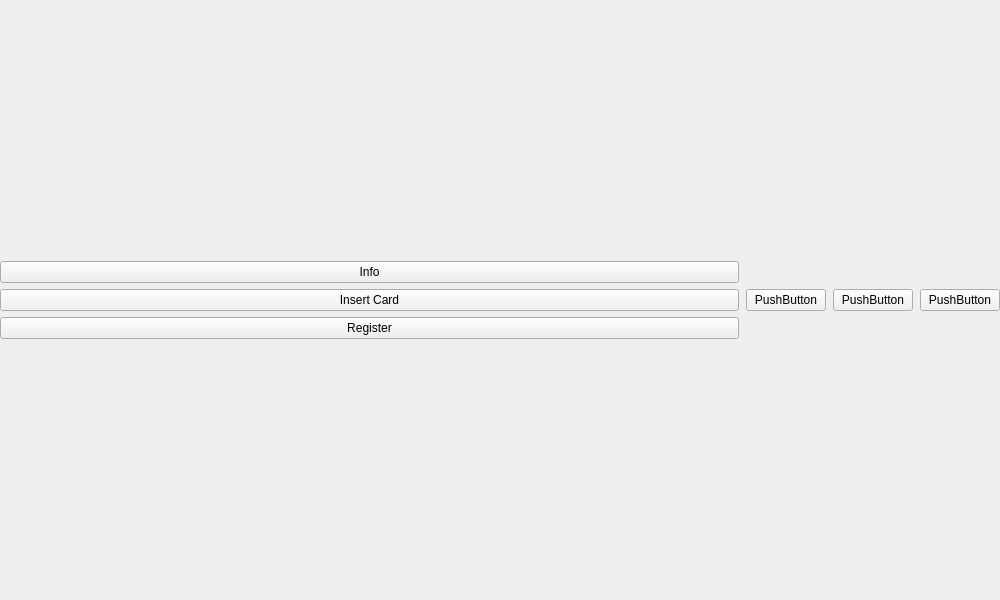
<?xml version="1.0" encoding="UTF-8"?>
<ui version="4.0">
 <class>MainWindow</class>
 <widget class="QMainWindow" name="MainWindow">
  <property name="geometry">
   <rect>
    <x>0</x>
    <y>0</y>
    <width>1000</width>
    <height>600</height>
   </rect>
  </property>
  <property name="windowTitle">
   <string>MainWindow</string>
  </property>
  <widget class="QWidget" name="centralwidget">
   <layout class="QHBoxLayout" name="horizontalLayout_2">
    <property name="leftMargin">
     <number>0</number>
    </property>
    <property name="topMargin">
     <number>0</number>
    </property>
    <property name="rightMargin">
     <number>0</number>
    </property>
    <property name="bottomMargin">
     <number>0</number>
    </property>
    <item>
     <layout class="QHBoxLayout" name="centralWidgetLayout">
      <property name="spacing">
       <number>7</number>
      </property>
      <item>
       <widget class="QStackedWidget" name="stackedWidget">
        <widget class="QWidget" name="pageMain">
         <layout class="QVBoxLayout" name="verticalLayout_2">
          <property name="leftMargin">
           <number>0</number>
          </property>
          <property name="topMargin">
           <number>0</number>
          </property>
          <property name="rightMargin">
           <number>0</number>
          </property>
          <property name="bottomMargin">
           <number>0</number>
          </property>
          <item>
           <layout class="QVBoxLayout" name="pageMainLayout">
            <item>
             <widget class="QPushButton" name="btnInfo">
              <property name="text">
               <string>Info</string>
              </property>
             </widget>
            </item>
            <item>
             <widget class="QPushButton" name="btnInsert">
              <property name="text">
               <string>Insert Card</string>
              </property>
             </widget>
            </item>
            <item>
             <widget class="QPushButton" name="btnRegister">
              <property name="text">
               <string>Register</string>
              </property>
             </widget>
            </item>
           </layout>
          </item>
         </layout>
        </widget>
        <widget class="QWidget" name="pageInfo">
         <widget class="QPushButton" name="btnBack">
          <property name="geometry">
           <rect>
            <x>20</x>
            <y>20</y>
            <width>80</width>
            <height>25</height>
           </rect>
          </property>
          <property name="text">
           <string>Back</string>
          </property>
         </widget>
         <widget class="QLabel" name="label">
          <property name="geometry">
           <rect>
            <x>180</x>
            <y>210</y>
            <width>361</width>
            <height>121</height>
           </rect>
          </property>
          <property name="styleSheet">
           <string notr="true">font: 24pt &quot;MS Shell Dlg 2&quot;;
color: black</string>
          </property>
          <property name="text">
           <string>Very Important Info</string>
          </property>
         </widget>
        </widget>
       </widget>
      </item>
      <item>
       <widget class="QPushButton" name="pushButton_3">
        <property name="text">
         <string>PushButton</string>
        </property>
       </widget>
      </item>
      <item>
       <widget class="QPushButton" name="pushButton_2">
        <property name="text">
         <string>PushButton</string>
        </property>
       </widget>
      </item>
      <item>
       <widget class="QPushButton" name="pushButton">
        <property name="text">
         <string>PushButton</string>
        </property>
       </widget>
      </item>
     </layout>
    </item>
   </layout>
  </widget>
 </widget>
 <resources/>
 <connections/>
</ui>
